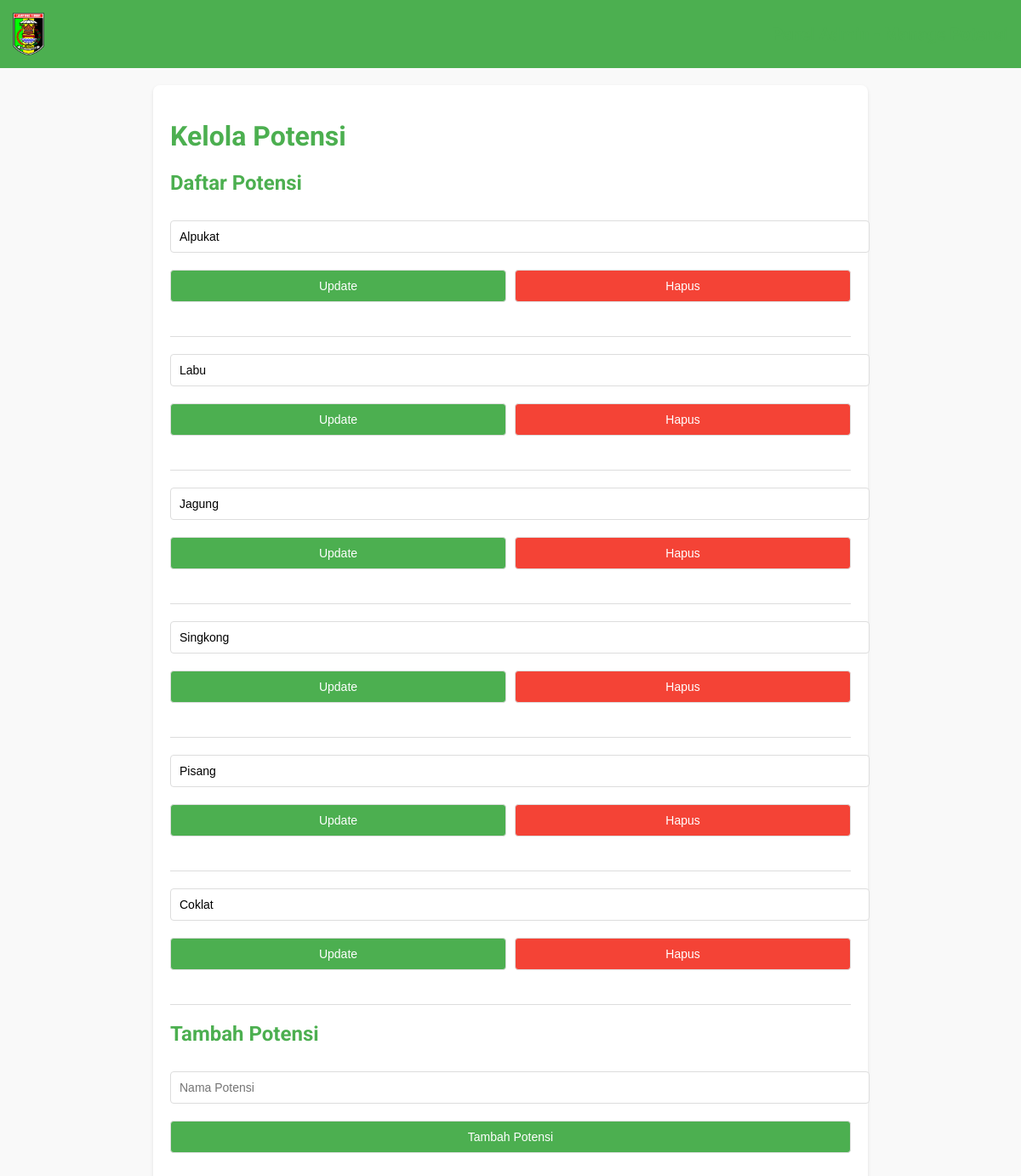
The page /admin_edit-potensi.php (signed in) on the database its author committed.
### tables this page shows
CREATE TABLE `potensi` (
  `id` int(11) NOT NULL,
  `nama` varchar(500) NOT NULL
);

### admin_edit-potensi.php (the view, shortened to what this page needs)
<?php
include 'db.php';
$stmt = $pdo->query("SELECT * FROM potensi");
$potensiList = $stmt->fetchAll();
?>
<!DOCTYPE html>
<html lang="en">
<head>
</head>
<body>
    <header>
        <img src="asset/logo.png" alt="Logo">
        <h1>Panel Admin - Manage Potensi</h1>
    </header>
    <div class="container">
        <h1>Kelola Potensi</h1>
        <h2>Daftar Potensi</h2>
        <?php foreach ($potensiList as $potensi): ?>
            <div class="potensi-item">
                <form method="POST" action="">
                    <input type="text" name="nama" value="<?php echo $potensi['nama']; ?>" required>
                    <div class="actions">
                        <button type="submit" name="edit_potensi">Update</button>
                        <form method="POST" action="" style="display:inline;">
                            <button type="submit" name="delete_potensi" style="background-color: #f44336;">Hapus</button>
                        </form>
                    </div>
                </form>
            </div>
        <?php endforeach; ?>
        <h2>Tambah Potensi</h2>
        <form method="POST" action="" class="add-form">
            <input type="text" name="nama" placeholder="Nama Potensi" required>
            <button type="submit" name="add_potensi">Tambah Potensi</button>
        </form>
    </div>
</body>
</html>

### admin_edit-potensi.php (style rules this page uses)
body { font-family: 'Roboto', sans-serif; margin: 0; padding: 0; background-color: #f9f9f9; color: #333; }
header { background-color: #4CAF50; color: white; padding: 15px; display: flex; align-items: center; justify-content: space-between; }
header img { height: 50px; }
header h1 { margin: 0; font-size: 20px; }
.container { max-width: 800px; margin: 20px auto; padding: 20px; background: white; border-radius: 8px; box-shadow: 0 2px 4px rgba(0, 0, 0, 0.1); }
h1, h2 { color: #4CAF50; }
form { margin-bottom: 20px; }
input, textarea, button { width: 100%; margin: 10px 0; padding: 10px; border: 1px solid #ddd; border-radius: 4px; font-size: 14px; }
button { background-color: #4CAF50; color: white; cursor: pointer; transition: background-color 0.3s; }
.potensi-item { border-bottom: 1px solid #ddd; padding-bottom: 10px; margin-bottom: 10px; }
.actions { display: flex; gap: 10px; }
.actions button { flex: 1; }
.add-form { margin-top: 20px; }

### rows shown on the page
potensi: nama "Alpukat"
potensi: nama "Labu"
potensi: nama "Jagung"
potensi: nama "Singkong"
potensi: nama "Pisang"
potensi: nama "Coklat"
